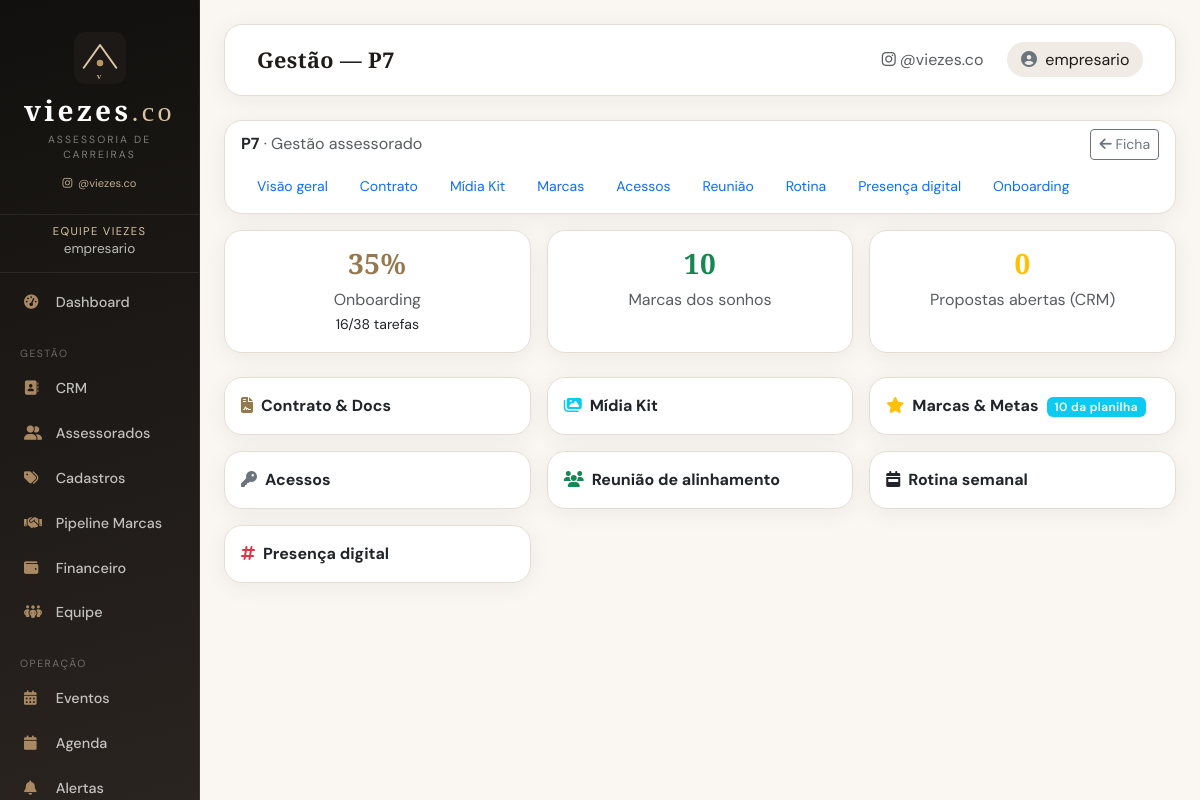
The app's page /artists/3/gestao (signed in) with its own data.
### app/models.py (models this page shows, shortened)
class User(UserMixin, db.Model):
    id = db.Column(db.Integer, primary_key=True)
    username = db.Column(db.String(80), unique=True, nullable=False)
    email = db.Column(db.String(120), unique=True, nullable=False)
    password_hash = db.Column(db.String(255), nullable=False)
    is_manager = db.Column(db.Boolean, default=False)  # True para empresário
    artist_id = db.Column(db.Integer, db.ForeignKey('artist.id'), nullable=True)
    display_name = db.Column(db.String(120), nullable=True)
    team_role = db.Column(db.String(40), nullable=True)  # estrategico, operacional, captacao
    phone = db.Column(db.String(20), nullable=True)
    is_active_user = db.Column(db.Boolean, default=True)
    created_at = db.Column(db.DateTime, default=datetime.utcnow)
    google_token = db.Column(db.Text, nullable=True)
    artist = db.relationship('Artist', backref='user_account', uselist=False)

class Artist(db.Model):
    id = db.Column(db.Integer, primary_key=True)
    name = db.Column(db.String(100), nullable=False)
    stage_name = db.Column(db.String(100), nullable=False)
    email = db.Column(db.String(120), nullable=False)
    phone = db.Column(db.String(20), nullable=True)
    artist_type_id = db.Column(db.Integer, db.ForeignKey('artist_type.id'), nullable=False)
    genre = db.Column(db.String(50), nullable=True)  # Gênero específico dentro do tipo
    description = db.Column(db.Text, nullable=True)
    color = db.Column(db.String(7), nullable=False)  # Cor em hex para agenda
    created_at = db.Column(db.DateTime, default=datetime.utcnow)
    is_active = db.Column(db.Boolean, default=True)
    client_status = db.Column(db.String(20), default='ativo')  # lead, onboarding, ativo, inativo
    service_type = db.Column(db.String(30), nullable=True)  # legado — use service_type_id
    service_type_id = db.Column(db.Integer, db.ForeignKey('catalog_item.id'), nullable=True)
    niche = db.Column(db.String(120), nullable=True)
    city = db.Column(db.String(80), nullable=True)
    state = db.Column(db.String(2), nullable=True)
    instagram = db.Column(db.String(120), nullable=True)
    onboarding_progress = db.Column(db.Integer, default=0)  # 0-100
    lead_id = db.Column(db.Integer, db.ForeignKey('lead.id'), nullable=True)
    onboarding_data = db.Column(db.Text, nullable=True)  # JSON — campos das planilhas
    entry_date = db.Column(db.Date, nullable=True)
    monthly_fee = db.Column(db.Numeric(12, 2), nullable=True)
    payment_status = db.Column(db.String(30), default='em_dia')  # em_dia, pendente, atrasado
    payment_due_day = db.Column(db.Integer, nullable=True)  # dia do mês
    current_phase = db.Column(db.String(80), nullable=True)
    strategic_manager = db.Column(db.String(120), nullable=True)
    operational_manager = db.Column(db.String(120), nullable=True)
    events = db.relationship('Event', backref='artist', lazy=True, cascade='all, delete-orphan')
    financial_records = db.relationship('FinancialRecord', backref='artist', lazy=True)
    brand_deals = db.relationship('BrandDeal', backref='artist', lazy=True)
    onboarding_tasks = db.relationship(
        'OnboardingTask', backref='artist', lazy=True, cascade='all, delete-orphan'
    )
    contract = db.relationship('ArtistContract', backref='artist', uselist=False, cascade='all, delete-orphan')
    onboarding_documents = db.relationship(
        'OnboardingDocument', backref='artist', lazy=True, cascade='all, delete-orphan'
    )
    rate_card_lines = db.relationship(
        'RateCardLine', backref='artist', lazy=True, cascade='all, delete-orphan'
    )
    dream_brands = db.relationship(
        'DreamBrand', backref='artist', lazy=True, cascade='all, delete-orphan'
    )
    partnership_history = db.relationship(
        'BrandPartnershipHistory', backref='artist', lazy=True, cascade='all, delete-orphan'
    )
    goals = db.relationship('ArtistGoal', backref='artist', lazy=True, cascade='all, delete-orphan')
    accesses = db.relationship('ArtistAccess', backref='artist', lazy=True, cascade='all, delete-orphan')
    availability_slots = db.relationship(
        'ArtistAvailability', backref='artist', lazy=True, cascade='all, delete-orphan'
    )
    onboarding_meetings = db.relationship(
        'OnboardingMeeting', backref='artist', lazy=True, cascade='all, delete-orphan'
    )
    digital_presence = db.relationship(
        'DigitalPresence', backref='artist', lazy=True, cascade='all, delete-orphan'
    )
    service_type_ref = db.relationship('CatalogItem', foreign_keys=[service_type_id])

### app/p7/routes.py (the view)
@bp.route('/<int:artist_id>/gestao')
@login_required
def hub(artist_id):
    artist, redir = get_artist_or_redirect(artist_id)
    if redir:
        return redir
    tasks_done = sum(
        1 for t in artist.onboarding_tasks if t.status == 'concluido'
    )
    tasks_total = len(artist.onboarding_tasks)
    return render_template(
        'p7/hub.html',
        artist=artist,
        tasks_done=tasks_done,
        tasks_total=tasks_total,
        dream_count=len(artist.dream_brands),
        dream_placeholders=sum(
            1 for d in artist.dream_brands if d.is_planilha_placeholder
        ),
        deals_open=BrandDeal.query.filter(
            BrandDeal.artist_id == artist_id,
            BrandDeal.status.in_(['prospeccao', 'proposta', 'negociacao']),
        ).count(),
    )

### app/templates/p7/hub.html
{% extends "base.html" %}
{% block page_title %}Gestão — {{ artist.stage_name }}{% endblock %}
{% block content %}
{% include "p7/_nav.html" %}
<div class="row g-3">
    <div class="col-md-4">
        <div class="card h-100">
            <div class="card-body text-center">
                <h3 class="text-primary">{{ artist.onboarding_progress or 0 }}%</h3>
                <p class="text-muted mb-0">Onboarding</p>
                <small>{{ tasks_done }}/{{ tasks_total }} tarefas</small>
            </div>
        </div>
    </div>
    <div class="col-md-4">
        <div class="card h-100">
            <div class="card-body text-center">
                <h3 class="text-success">{{ dream_count }}</h3>
                <p class="text-muted mb-0">Marcas dos sonhos</p>
            </div>
        </div>
    </div>
    <div class="col-md-4">
        <div class="card h-100">
            <div class="card-body text-center">
                <h3 class="text-warning">{{ deals_open }}</h3>
                <p class="text-muted mb-0">Propostas abertas (CRM)</p>
            </div>
        </div>
    </div>
</div>
<div class="row g-3 mt-2">
    {% if current_user.is_manager %}
    <div class="col-md-6 col-lg-4">
        <a href="{{ url_for('p7.contrato', artist_id=artist.id) }}" class="card text-decoration-none text-dark h-100">
            <div class="card-body"><i class="fas fa-file-contract text-primary me-2"></i><strong>Contrato & Docs</strong></div>
        </a>
    </div>
    {% endif %}
    <div class="col-md-6 col-lg-4">
        <a href="{{ url_for('p7.midia_kit', artist_id=artist.id) }}" class="card text-decoration-none text-dark h-100">
            <div class="card-body"><i class="fas fa-images text-info me-2"></i><strong>Mídia Kit</strong></div>
        </a>
    </div>
    <div class="col-md-6 col-lg-4">
        <a href="{{ url_for('p7.marcas', artist_id=artist.id) }}" class="card text-decoration-none text-dark h-100">
            <div class="card-body">
                <i class="fas fa-star text-warning me-2"></i><strong>Marcas & Metas</strong>
                {% if dream_placeholders > 0 and current_user.is_manager %}
                <span class="badge bg-info ms-1">{{ dream_placeholders }} da planilha</span>
                {% endif %}
            </div>
        </a>
    </div>
    {% if current_user.is_manager %}
    <div class="col-md-6 col-lg-4">
        <a href="{{ url_for('p7.acessos', artist_id=artist.id) }}" class="card text-decoration-none text-dark h-100">
            <div class="card-body"><i class="fas fa-key text-secondary me-2"></i><strong>Acessos</strong></div>
        </a>
    </div>
    {% endif %}
    <div class="col-md-6 col-lg-4">
        <a href="{{ url_for('p7.reuniao', artist_id=artist.id) }}" class="card text-decoration-none text-dark h-100">
            <div class="card-body"><i class="fas fa-users text-success me-2"></i><strong>Reunião de alinhamento</strong></div>
        </a>
    </div>
    <div class="col-md-6 col-lg-4">
        <a href="{{ url_for('p7.rotina', artist_id=artist.id) }}" class="card text-decoration-none text-dark h-100">
            <div class="card-body"><i class="fas fa-calendar-week me-2"></i><strong>Rotina semanal</strong></div>
        </a>
    </div>
    <div class="col-md-6 col-lg-4">
        <a href="{{ url_for('p7.presenca_digital', artist_id=artist.id) }}" class="card text-decoration-none text-dark h-100">
            <div class="card-body"><i class="fas fa-hashtag text-danger me-2"></i><strong>Presença digital</strong></div>
        </a>
    </div>
</div>
{% endblock %}

### app/templates/base.html (shortened to what this page needs)
<!DOCTYPE html>
<html lang="pt-BR">
<head>
    <link href="https://cdn.jsdelivr.net/npm/bootstrap@5.3.0/dist/css/bootstrap.min.css" rel="stylesheet">
    <link href="https://cdnjs.cloudflare.com/ajax/libs/font-awesome/6.5.1/css/all.min.css" rel="stylesheet">
    <link href="https://cdn.jsdelivr.net/npm/fullcalendar@6.1.4/index.global.min.css" rel="stylesheet">
    <link href="{{ url_for('static', filename='css/viezes.css') }}" rel="stylesheet">
</head>
<body class="{% block body_class %}{% endblock %}">
    <div class="container-fluid">
        <div class="row">
            {% if current_user.is_authenticated %}
            <div class="col-md-2 px-0 desktop-sidebar">
                <div class="sidebar py-2">
                    {% include '_viezes_brand.html' %}
                    <div class="sidebar-user">
                        <div class="role">{% if current_user.is_manager %}Equipe Viezes{% else %}Assessorado{% endif %}</div>
                        <div class="name">{{ current_user.display_name or current_user.username }}</div>
                    </div>
                    {% include '_sidebar_nav.html' %}
                </div>
            </div>
            {% endif %}
            <div class="{% if current_user.is_authenticated %}col-md-10{% else %}col-12{% endif %} px-0">
                <div class="main-content p-4">
                    {% if current_user.is_authenticated %}
                    <nav class="navbar navbar-expand-lg top-navbar mb-4">
                        <div class="container-fluid">
                            <span class="navbar-brand mb-0">
                                {% block page_title %}Painel{% endblock %}
                            </span>
                            <div class="navbar-nav ms-auto align-items-center">
                                <a href="https://www.instagram.com/viezes.co" target="_blank" rel="noopener"
                                   class="nav-link d-none d-md-inline text-muted small me-3">
                                    <i class="fab fa-instagram me-1"></i>@viezes.co
                                </a>
                                <span class="user-pill">
                                    <i class="fas fa-circle-user me-1 text-secondary"></i>
                                    {{ current_user.display_name or current_user.username }}
                                </span>
                            </div>
                        </div>
                    </nav>
                    {% endif %}
                    {% block content %}{% endblock %}
                </div>
            </div>
        </div>
    </div>
</body>
</html>

### app/templates/p7/_nav.html
<div class="card mb-3">
    <div class="card-body py-2">
        <div class="d-flex justify-content-between align-items-center flex-wrap gap-2 mb-2">
            <div>
                <strong>{{ artist.stage_name }}</strong>
                <span class="text-muted">· Gestão assessorado</span>
            </div>
            <a href="{{ url_for('main.artist_detail', artist_id=artist.id) }}" class="btn btn-sm btn-outline-secondary">
                <i class="fas fa-arrow-left"></i> Ficha
            </a>
        </div>
        <ul class="nav nav-pills flex-wrap small">
            <li class="nav-item">
                <a class="nav-link {% if active_tab == 'hub' %}active{% endif %}" href="{{ url_for('p7.hub', artist_id=artist.id) }}">Visão geral</a>
            </li>
            {% if current_user.is_manager %}
            <li class="nav-item">
                <a class="nav-link {% if active_tab == 'contrato' %}active{% endif %}" href="{{ url_for('p7.contrato', artist_id=artist.id) }}">Contrato</a>
            </li>
            {% endif %}
            <li class="nav-item">
                <a class="nav-link {% if active_tab == 'midia_kit' %}active{% endif %}" href="{{ url_for('p7.midia_kit', artist_id=artist.id) }}">Mídia Kit</a>
            </li>
            <li class="nav-item">
                <a class="nav-link {% if active_tab == 'marcas' %}active{% endif %}" href="{{ url_for('p7.marcas', artist_id=artist.id) }}">Marcas</a>
            </li>
            {% if current_user.is_manager %}
            <li class="nav-item">
                <a class="nav-link {% if active_tab == 'acessos' %}active{% endif %}" href="{{ url_for('p7.acessos', artist_id=artist.id) }}">Acessos</a>
            </li>
            {% endif %}
            <li class="nav-item">
                <a class="nav-link {% if active_tab == 'reuniao' %}active{% endif %}" href="{{ url_for('p7.reuniao', artist_id=artist.id) }}">Reunião</a>
            </li>
            <li class="nav-item">
                <a class="nav-link {% if active_tab == 'rotina' %}active{% endif %}" href="{{ url_for('p7.rotina', artist_id=artist.id) }}">Rotina</a>
            </li>
            <li class="nav-item">
                <a class="nav-link {% if active_tab == 'presenca' %}active{% endif %}" href="{{ url_for('p7.presenca_digital', artist_id=artist.id) }}">Presença digital</a>
            </li>
            <li class="nav-item">
                <a class="nav-link" href="{{ url_for('main.artist_onboarding', artist_id=artist.id) }}">Onboarding</a>
            </li>
        </ul>
    </div>
</div>

### records on screen
User: display_name+username "empresario"
Artist: stage_name "P7", onboarding_progress "35"

### other values on screen
{{ tasks_done }} "16"
{{ tasks_total }} "38"
{{ dream_count }} "10"
{{ deals_open }} "0"
{{ dream_placeholders }} "10"
